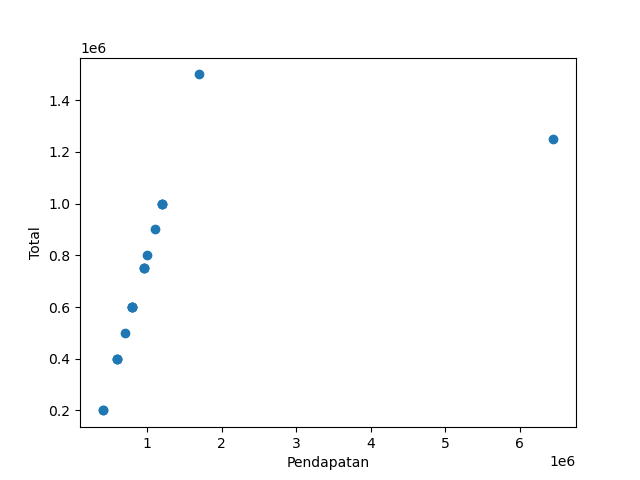

This figure's Python source:
import numpy as np
import pandas as pd
import matplotlib.pyplot as plt
raw_data = pd.read_csv("https://storage.googleapis.com/dqlab-dataset/dataset_statistic.csv", sep=';')
plt.clf()

# visualisasi diagram pencar untuk variabel 'Pendapatan' dan 'Total' menggunakan 'plt.scatter' dari matplotlib.pyplot
plt.scatter(x='Pendapatan', y='Total', data=raw_data)
plt.xlabel('Pendapatan')
plt.ylabel('Total')
plt.show()
